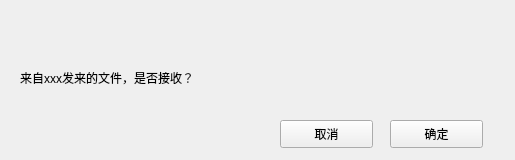
<?xml version="1.0" encoding="UTF-8"?>
<ui version="4.0">
 <class>ReceiveFile</class>
 <widget class="QWidget" name="ReceiveFile">
  <property name="geometry">
   <rect>
    <x>0</x>
    <y>0</y>
    <width>515</width>
    <height>160</height>
   </rect>
  </property>
  <property name="sizePolicy">
   <sizepolicy hsizetype="Fixed" vsizetype="Fixed">
    <horstretch>0</horstretch>
    <verstretch>0</verstretch>
   </sizepolicy>
  </property>
  <property name="minimumSize">
   <size>
    <width>515</width>
    <height>160</height>
   </size>
  </property>
  <property name="maximumSize">
   <size>
    <width>515</width>
    <height>160</height>
   </size>
  </property>
  <property name="windowTitle">
   <string>ReceiveFile</string>
  </property>
  <widget class="QWidget" name="titleWidget" native="true">
   <property name="geometry">
    <rect>
     <x>0</x>
     <y>0</y>
     <width>515</width>
     <height>50</height>
    </rect>
   </property>
   <property name="titleskin" stdset="0">
    <bool>true</bool>
   </property>
  </widget>
  <widget class="QWidget" name="bodyWidget" native="true">
   <property name="geometry">
    <rect>
     <x>0</x>
     <y>50</y>
     <width>515</width>
     <height>110</height>
    </rect>
   </property>
   <property name="bottomskin" stdset="0">
    <bool>true</bool>
   </property>
   <widget class="QLabel" name="label">
    <property name="geometry">
     <rect>
      <x>20</x>
      <y>20</y>
      <width>451</width>
      <height>16</height>
     </rect>
    </property>
    <property name="text">
     <string>来自xxx发来的文件，是否接收？</string>
    </property>
   </widget>
   <widget class="QPushButton" name="okBtn">
    <property name="geometry">
     <rect>
      <x>390</x>
      <y>70</y>
      <width>93</width>
      <height>28</height>
     </rect>
    </property>
    <property name="text">
     <string>确定</string>
    </property>
   </widget>
   <widget class="QPushButton" name="cancelBtn">
    <property name="geometry">
     <rect>
      <x>280</x>
      <y>70</y>
      <width>93</width>
      <height>28</height>
     </rect>
    </property>
    <property name="text">
     <string>取消</string>
    </property>
   </widget>
  </widget>
 </widget>
 <layoutdefault spacing="6" margin="11"/>
 <resources/>
 <connections/>
</ui>
